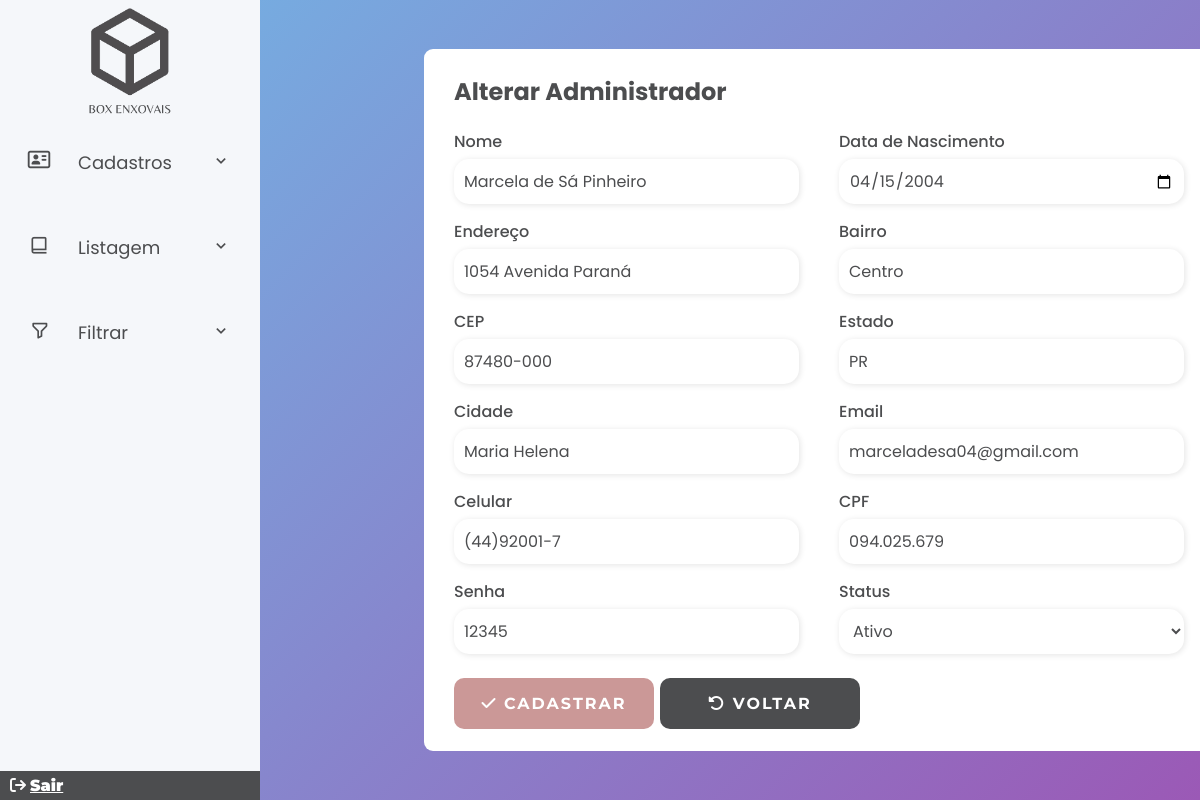
Page /adm/alterarAdm.php?codAdm=1 on the committed database.
### tables this page shows
CREATE TABLE `adm` (
  `codAdm` int(11) NOT NULL,
  `nome` varchar(150) DEFAULT NULL,
  `dn` date DEFAULT NULL,
  `endereco` varchar(50) DEFAULT NULL,
  `bairro` varchar(50) DEFAULT NULL,
  `cep` varchar(9) DEFAULT NULL,
  `uf` char(2) DEFAULT NULL,
  `cidade` varchar(100) NOT NULL,
  `email` varchar(150) DEFAULT NULL,
  `celular` varchar(11) DEFAULT NULL,
  `cpf` varchar(11) DEFAULT NULL,
  `data_cad` timestamp NULL DEFAULT current_timestamp(),
  `senha` varchar(50) DEFAULT NULL,
  `status` int(11) NOT NULL DEFAULT 1
);

### adm/alterarAdm.php (the view, shortened to what this page needs)
<?php
require_once("../assets/conexao.php");
$codAdm = $_GET['codAdm'];
$sql = "SELECT * from adm where codAdm = {$codAdm}";
$resultado = mysqli_query($conexao, $sql);
$linha = mysqli_fetch_array($resultado);
?>
<?php require_once("sidebar.php") ?>
<section class="home-section">
    <div class="cadastro">
        <h2>Alterar Administrador</h2>
        <form class="form" action="" method="POST">
            <div class="user-details">
                <div class="input-box">
                    <label class="details" for="nome">Nome</label>
                    <input type="text" class="input" id="nome" name="nome" value="<?= $linha['nome'] ?>" />
                </div>
                <div class="input-box">
                    <label class="details" for="dn">Data de Nascimento</label>
                    <input type="date" class="input" id="dn" name="dn" value="<?= $linha['dn'] ?>" />
                </div>
                <div class="input-box">
                    <label class="details" for="endereco">Endereço</label>
                    <input type="text" class="input" id="endereco" name="endereco" value="<?= $linha['endereco'] ?>" />
                </div>
                <div class="input-box">
                    <label class="details" for="bairro">Bairro</label>
                    <input type="text" class="input" id="bairro" name="bairro" value="<?= $linha['bairro'] ?>" />
                </div>
                <div class="input-box">
                    <label class="details" for="cep">CEP</label>
                    <input type="text" class="input" id="CEP" name="cep" value="<?= $linha['cep'] ?>" />
                </div>
                <div class="input-box">
                    <label class="details" for="uf">Estado</label>
                    <input type="text" class="input" id="uf" name="uf" value="<?= $linha['uf'] ?>" />
                </div>
                <div class="input-box">
                    <label class="details" for="cidade">Cidade</label>
                    <input type="text" class="input" id="cidade" name="cidade" value="<?= $linha['cidade'] ?>" />
                </div>
                <div class="input-box">
                    <label class="details" for="email">Email</label>
                    <input type="text" class="input" id="email" name="email" value="<?= $linha['email'] ?>" />
                </div>
                <div class="input-box">
                    <label class="details" for="celular">Celular</label>
                    <input type="text" class="input" id="celular" name="celular" value="<?= $linha['celular'] ?>" />
                </div>
                <div class="input-box">
                    <label class="details" for="cpf">CPF</label>
                    <input type="text" class="input" id="cpf" name="cpf" value="<?= $linha['cpf'] ?>" />
                </div>
                <div class="input-box">
                    <label class="details" for="senha">Senha</label>
                    <input type="text" class="input" id="senha" name="senha" value="<?= $linha['senha'] ?>" />
                </div>
                <div class="input-box">
                    <label class="details" for="status">Status</label>
                    <select class="input" name="status">
                        <option value="1" <?= ($linha['status'] == 1) ? 'selected' : '' ?>>Ativo</option>
                    </select>
                </div>
            </div>
            <div class="alterar">
                <div class="button">
                    <button class="botao botao-alterar" type="submit" name="salvar"><i class="fa-solid fa-check"></i> Cadastrar</button>
                </div>
                <div class="button">
                    <a href="listarAdm.php" class="botao botao-voltar"><i class="fa-solid fa-rotate-left"></i> Voltar</a>
                </div>
            </div>
        </form>
    </div>
    <?php require_once("rodapeSidebar.php") ?>

### assets/css/adm.css (style rules this page uses)
* { margin: 0; padding: 0; box-sizing: border-box; font-family: 'Montserrat'; color: #4c4d4f; }
.home-section { margin-left: 270px; width: 80%; }
.cadastro { max-width: 900px; width: 100%; background: #FFFFFF; padding: 25px 30px; border-radius: 9px; }
.cadastro form .user-details { display: flex; flex-wrap: wrap; justify-content: space-between; margin: 20px 0 12px 0; }
form .user-details .input-box { margin-bottom: 15px; width: calc(100% / 2 - 20px); }
.user-details .input-box .details { display: block; font-weight: 500; margin-bottom: 5px; }
.user-details .input-box .input { height: 45px; width: 100%; border: none; box-shadow: 1px 1px 6px #0000001c; outline: none; background: white; padding: 10px 10px; border-radius: 15px; font-size: 16px; }
.user-details .input-box .input:focus, .user-details .input-box .input:valid { border-color: #9b59b6; }
form .button { height: 45px; display: flex; justify-content: center; align-items: center; }

### adm/alterarAdm.php (style rules this page uses)
* { margin: 0; padding: 0; box-sizing: border-box; font-family: 'Poppins', sans-serif; }
body { display: flex; height: 100vh; width: 90vw; justify-content: center; align-items: center; padding: 10px; background: linear-gradient(135deg, #71b7e6, #9b59b6); margin-left: 9rem; }
.alterar { display: flex; justify-content: flex-start; }
.botao { color: white; font-family: 'Montserrat'; font-size: 16px; font-weight: bolder; width: 200px; padding: 1rem; border-radius: 10px; letter-spacing: 2px; transition: 0.5s ease; border: none; text-align: center; text-transform: uppercase; margin: 10px auto; }
.botao i { color: #fff; }
.botao-alterar { background: #cb9897; }
.botao-voltar { background: #4c4d4f; margin-left: 6px; text-decoration: none; }

### rows in the picture
adm: nome "Marcela de Sá Pinheiro", dn "04/15/2004", endereco "1054 Avenida Paraná", bairro "Centro", cep "87480-000", uf "PR", cidade "Maria Helena", email "marceladesa04@gmail.com", celular "(44)92001-7", cpf "094.025.679", senha "12345", status "Ativo"
